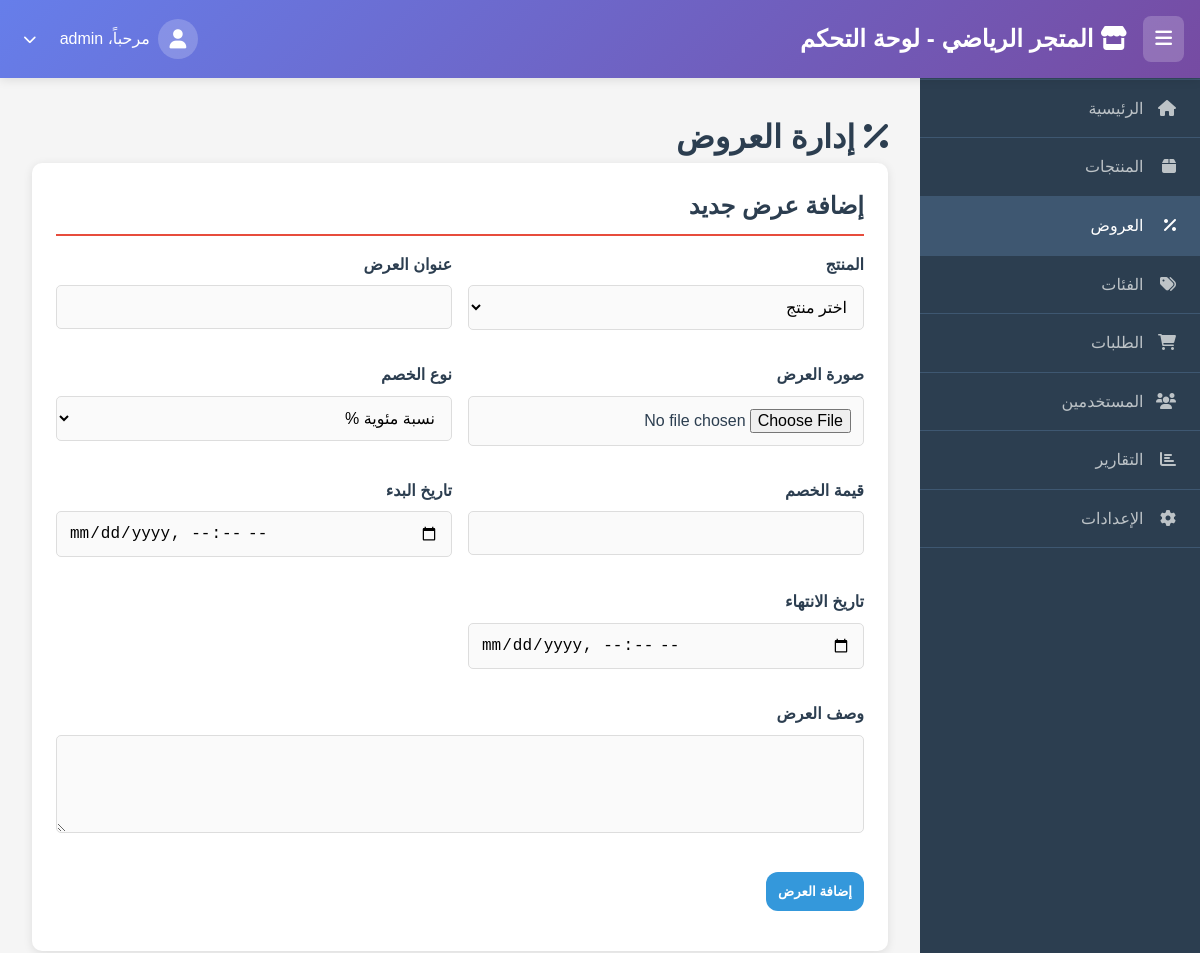
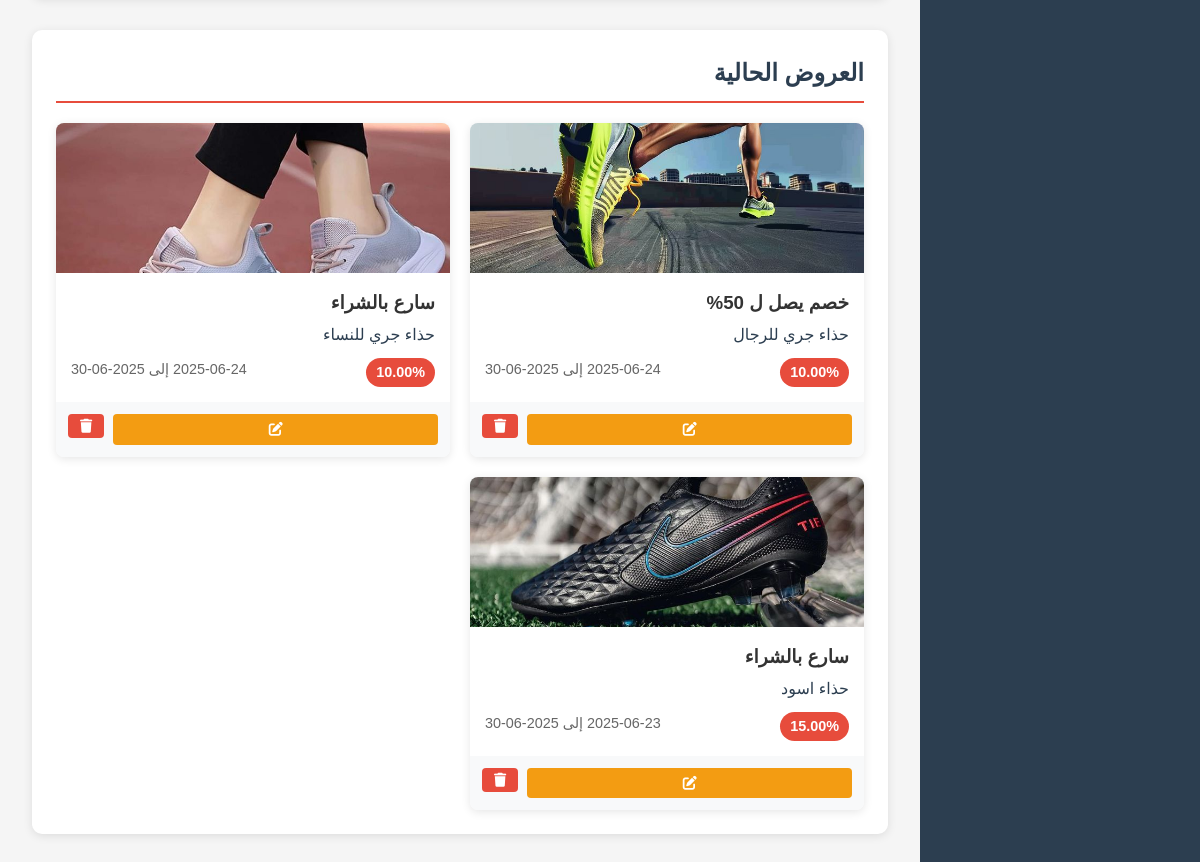
Page /admin/offers.php (signed in) on the committed database (2 pictures, top to bottom).
### tables this page shows
CREATE TABLE `offers` (
  `id` int(11) NOT NULL,
  `product_id` int(11) DEFAULT NULL,
  `title` varchar(100) NOT NULL,
  `description` text DEFAULT NULL,
  `discount_type` enum('percentage','fixed') NOT NULL,
  `discount_value` decimal(10,2) NOT NULL,
  `start_date` datetime NOT NULL,
  `end_date` datetime NOT NULL,
  `is_active` tinyint(1) DEFAULT 1,
  `image` varchar(255) DEFAULT NULL
);

CREATE TABLE `products` (
  `id` int(11) NOT NULL,
  `name` varchar(100) NOT NULL,
  `description` text DEFAULT NULL,
  `price` decimal(10,2) NOT NULL,
  `image` varchar(255) DEFAULT NULL,
  `category_id` int(11) DEFAULT NULL,
  `stock_quantity` int(11) DEFAULT 0,
  `featured` tinyint(1) DEFAULT 0,
  `sizes` varchar(255) DEFAULT NULL,
  `colors` varchar(255) DEFAULT NULL,
  `created_at` timestamp NOT NULL DEFAULT current_timestamp()
);

### admin/offers.php (the view, shortened to what this page needs)
<?php
include '../config/database.php';
$stmt = $pdo->query("
    SELECT o.*, p.name as product_name
    FROM offers o
    LEFT JOIN products p ON o.product_id = p.id
    ORDER BY o.start_date DESC
");
$offers = $stmt->fetchAll(PDO::FETCH_ASSOC);
$edit_offer = null;
include 'includes/admin_header.php';
?>
<div class="admin-container">
    <h1><i class="fas fa-percentage"></i> إدارة العروض</h1>
    <div class="content-section">
        <h2><?php echo $edit_offer ? 'تعديل العرض' : 'إضافة عرض جديد'; ?></h2>
        <form method="POST" enctype="multipart/form-data" class="form-grid">
            <div class="form-group">
                <label>المنتج</label>
                <select name="product_id" required>
                    <option value="">اختر منتج</option>
                </select>
            </div>
            <div class="form-group">
                <label>عنوان العرض</label>
                <input type="text" name="title" value="<?php echo $edit_offer['title'] ?? ''; ?>" required>
            </div>
            <div class="form-group">
                <label>صورة العرض</label>
                <input type="file" name="image" accept="image/*">
            </div>
            <div class="form-group">
                <label>نوع الخصم</label>
                <select name="discount_type" required>
                    <option value="percentage" <?php echo ($edit_offer && $edit_offer['discount_type'] == 'percentage') ? 'selected' : ''; ?>>نسبة مئوية %</option>
                </select>
            </div>
            <div class="form-group">
                <label>قيمة الخصم</label>
                <input type="number" name="discount_value" step="0.01" min="0"
                       value="<?php echo $edit_offer['discount_value'] ?? ''; ?>" required>
            </div>
            <div class="form-group">
                <label>تاريخ البدء</label>
                <input type="datetime-local" name="start_date"
                       value="<?php echo $edit_offer ? str_replace(' ', 'T', substr($edit_offer['start_date'], 0, 16)) : ''; ?>" required>
            </div>
            <div class="form-group">
                <label>تاريخ الانتهاء</label>
                <input type="datetime-local" name="end_date"
                       value="<?php echo $edit_offer ? str_replace(' ', 'T', substr($edit_offer['end_date'], 0, 16)) : ''; ?>" required>
            </div>
            <div class="form-group" style="grid-column: 1 / -1;">
                <label>وصف العرض</label>
                <textarea name="description" rows="4"><?php echo $edit_offer['description'] ?? ''; ?></textarea>
            </div>
            <div class="form-group">
                <button type="submit" class="btn btn-primary">
                    <?php echo $edit_offer ? 'تحديث العرض' : 'إضافة العرض'; ?>
                </button>
            </div>
        </form>
    </div>
    <div class="content-section">
        <h2>العروض الحالية</h2>
        <div class="offers-grid">
            <?php foreach ($offers as $offer): ?>
                <div class="offer-card">
                    <div class="offer-image">
                        <?php if ($offer['image']): ?>
                            <img src="../images/offers/<?php echo $offer['image']; ?>" alt="<?php echo $offer['title']; ?>">
                        <?php else: ?>
                            <div class="no-image"><i class="fas fa-image"></i></div>
                        <?php endif; ?>
                    </div>
                    <div class="offer-details">
                        <h3><?php echo $offer['title']; ?></h3>
                        <p><?php echo $offer['product_name'] ?? 'لا يوجد منتج'; ?></p>
                        <div class="offer-meta">
                            <span class="discount-badge">
                                <?php echo $offer['discount_type'] == 'percentage'
                                    ? $offer['discount_value'] . '%'
                                    : $offer['discount_value'] . ' ريال'; ?>
                            </span>
                            <span class="dates">
                                <?php echo date('Y-m-d', strtotime($offer['start_date'])); ?> إلى
                                <?php echo date('Y-m-d', strtotime($offer['end_date'])); ?>
                            </span>
                        </div>
                    </div>
                    <div class="offer-actions">
                        <a href="offers.php?edit=<?php echo $offer['id']; ?>" class="btn btn-sm btn-warning">
                            <i class="fas fa-edit"></i>
                        </a>
                        <form method="POST" style="display:inline;">
                            <button type="submit" class="btn btn-sm btn-danger" onclick="return confirm('هل أنت متأكد من حذف هذا العرض؟')">
                                <i class="fas fa-trash"></i>
                            </button>
                        </form>
                    </div>
                </div>
            <?php endforeach; ?>
        </div>
    </div>
</div>
<?php include 'includes/admin_footer.php'; ?>

### css/style.css (style rules this page uses)
* { margin: 0; padding: 0; box-sizing: border-box; }
:root { --primary-color: #3498db; --primary-dark: #2980b9; --secondary-color: #e74c3c; --secondary-dark: #c0392b; --accent-color: #f39c12; --success-color: #27ae60; --warning-color: #f1c40f; --danger-color: #e74c3c; --dark-color: #2c3e50; --light-color: #ecf0f1; --text-color: #2c3e50; --text-light: #7f8c8d; --border-color: #bdc3c7; --shadow: 0 4px 20px rgba(0, 0, 0, 0.1); --shadow-hover: 0 8px 30px rgba(0, 0, 0, 0.15); --gradient-primary: linear-gradient(135deg, #667eea 0%, #764ba2 100%); --gradient-secondary: linear-gradient(135deg, #f093fb 0%, #f5576c 100%); --gradient-success: linear-gradient(135deg, #4facfe 0%, #00f2fe 100%); --border-radius: 12px; --transition: all 0.3s cubic-bezier(0.4, 0, 0.2, 1); }
body { font-family: 'Cairo', 'Segoe UI', Tahoma, Geneva, Verdana, sans-serif; line-height: 1.6; color: var(--text-color); direction: rtl; background: linear-gradient(135deg, #f5f7fa 0%, #c3cfe2 100%); scroll-behavior: smooth; }
.btn { flex: 1; padding: 0.75rem; text-align: center; text-decoration: none; border-radius: var(--border-radius); font-weight: 600; transition: var(--transition); border: none; cursor: pointer; position: relative; overflow: hidden; }
.btn-primary { background: var(--gradient-primary); color: white; }
.form-group { margin-bottom: 1.5rem; position: relative; }
.form-group label { display: block; margin-bottom: 0.75rem; font-weight: 600; color: var(--text-color); }
.form-group input, .form-group textarea, .form-group select { width: 100%; padding: 1rem; border: 2px solid var(--border-color); border-radius: var(--border-radius); font-size: 1rem; transition: var(--transition); background: #fafafa; }

### admin/css/admin.css (style rules this page uses)
.admin-body { margin: 0; font-family: 'Arial', sans-serif; background: #f5f5f5; }
.content-section { background: white; border-radius: 10px; padding: 1.5rem; box-shadow: 0 2px 10px rgba(0, 0, 0, 0.1); margin-bottom: 2rem; }
.content-section h2 { margin: 0 0 1rem 0; color: #2c3e50; border-bottom: 2px solid #e74c3c; padding-bottom: 0.5rem; }
.btn-sm { padding: 0.25rem 0.75rem; font-size: 0.875rem; border-radius: 4px; text-decoration: none; display: inline-block; margin: 0.125rem; border: none; cursor: pointer; }
.btn-primary { background: #3498db; color: white; }
.btn-warning { background: #f39c12; color: white; }
.btn-danger { background: #e74c3c; color: white; }
.form-grid { display: grid; grid-template-columns: repeat(auto-fit, minmax(300px, 1fr)); gap: 1rem; }
.form-group { margin-bottom: 1rem; }
.form-group label { display: block; margin-bottom: 0.5rem; font-weight: bold; color: #2c3e50; }
.form-group input, .form-group textarea, .form-group select { width: 100%; padding: 0.75rem; border: 1px solid #ddd; border-radius: 5px; font-size: 1rem; }

### admin/offers.php (style rules this page uses)
.offers-grid { display: grid; grid-template-columns: repeat(auto-fill, minmax(300px, 1fr)); gap: 20px; margin-top: 20px; }
.offer-card { background: white; border-radius: 8px; overflow: hidden; box-shadow: 0 2px 10px rgba(0,0,0,0.1); transition: transform 0.3s; }
.offer-image { height: 150px; background: #f8f9fa; display: flex; align-items: center; justify-content: center; }
.offer-image img { width: 100%; height: 100%; object-fit: cover; }
.offer-details { padding: 15px; }
.offer-details h3 { margin: 0 0 5px 0; color: #333; }
.offer-meta { display: flex; justify-content: space-between; margin-top: 10px; font-size: 0.9rem; }
.discount-badge { background: #e74c3c; color: white; padding: 3px 10px; border-radius: 15px; font-weight: bold; }
.dates { color: #666; }
.offer-actions { padding: 10px; background: #f8f9fa; display: flex; gap: 5px; }

### rows in the picture
offers: image (picture), title "خصم يصل ل 50%", product.name "حذاء جري للرجال", discount_value "10.00", start_date "2025-06-24", end_date "2025-06-30"
offers: image (picture), title "سارع بالشراء", product.name "حذاء جري للنساء", discount_value "10.00", start_date "2025-06-24", end_date "2025-06-30"
offers: image (picture), title "سارع بالشراء", product.name "حذاء اسود", discount_value "15.00", start_date "2025-06-23", end_date "2025-06-30"

### other values in the picture
$full_name "admin"
